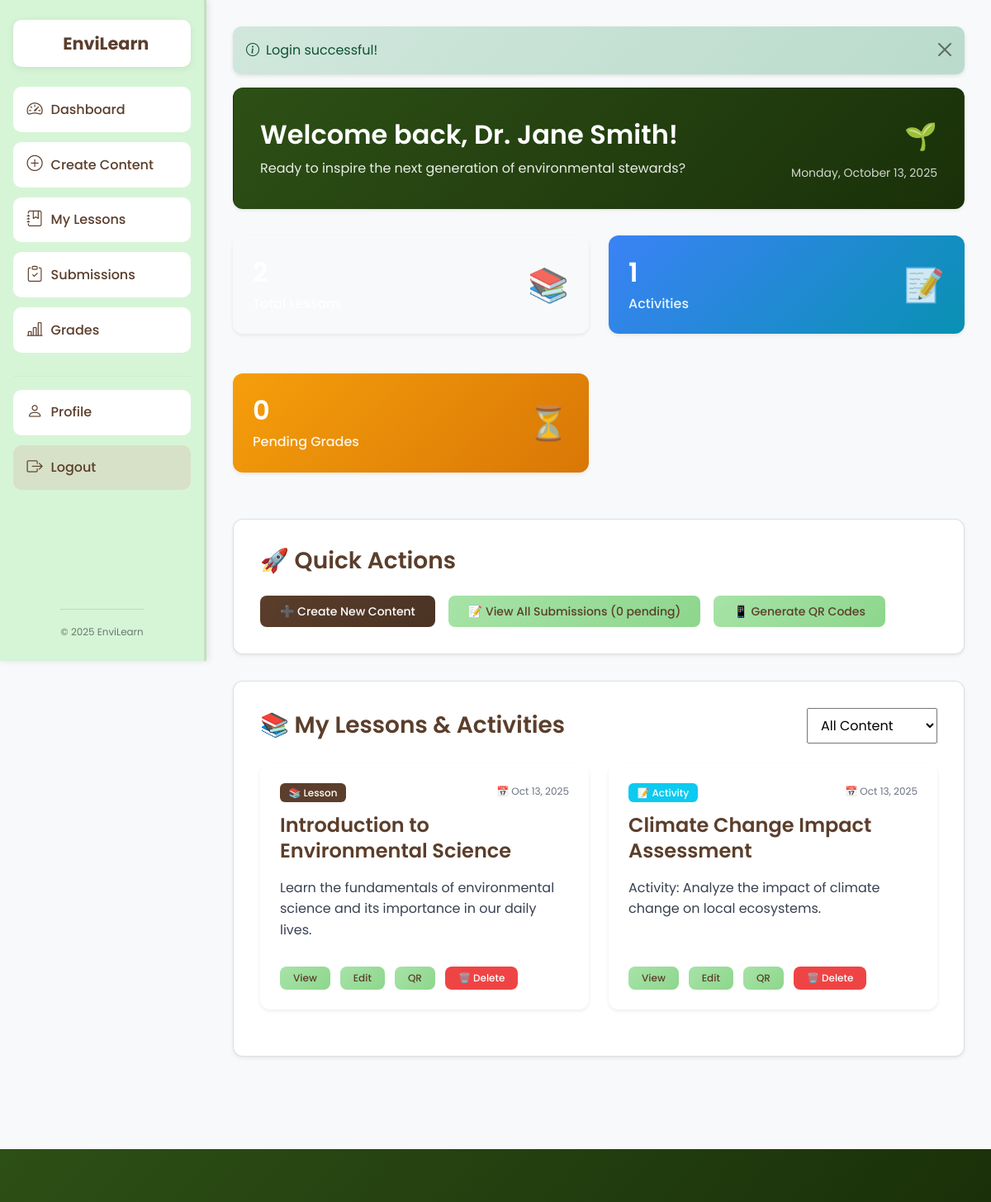
Screenshot of /index.php?page=teacher_dashboard (signed in) with the database file from the repository.
### tables this page shows
CREATE TABLE IF NOT EXISTS `lessons` (
  `id` int(11) NOT NULL AUTO_INCREMENT,
  `title` varchar(200) NOT NULL,
  `description` text,
  `content` longtext,
  `teacher_id` int(11) NOT NULL,
  `is_activity` tinyint(1) NOT NULL DEFAULT 0,
  `status` enum('draft','published','archived') NOT NULL DEFAULT 'draft',
  `due_date` timestamp NULL DEFAULT NULL,
  `max_points` int(11) DEFAULT 100,
  `created_at` timestamp NOT NULL DEFAULT CURRENT_TIMESTAMP,
  `updated_at` timestamp NOT NULL DEFAULT CURRENT_TIMESTAMP ON UPDATE CURRENT_TIMESTAMP,
  PRIMARY KEY (`id`),
  KEY `idx_teacher_id` (`teacher_id`),
  KEY `idx_status` (`status`),
  KEY `idx_is_activity` (`is_activity`),
  KEY `idx_created_at` (`created_at`),
  CONSTRAINT `fk_lessons_teacher` FOREIGN KEY (`teacher_id`) REFERENCES `users` (`id`) ON DELETE CASCADE
);

### includes/auth.php (called while the page is built, shortened)
<?php
function user() {
    return $_SESSION['user'] ?? null;
}
?>

### templates/teacher/dashboard.php (the view, shortened to what this page needs)
<?php
include __DIR__.'/../common/header.php';
$me = user();
$stmt = $pdo->prepare('
    SELECT l.*,
           COUNT(DISTINCT s.student_id) as total_submissions,
           AVG(s.grade) as average_grade,
           COUNT(DISTINCT CASE WHEN s.status = "submitted" THEN s.id END) as pending_grades
    FROM lessons l
    LEFT JOIN submissions s ON l.id = s.lesson_id
    WHERE l.teacher_id = ?
    GROUP BY l.id
    ORDER BY l.created_at DESC
');
$stmt->execute([$me['id']]);
$lessons = $stmt->fetchAll();
$totalLessons = count($lessons);
$totalActivities = count(array_filter($lessons, function($l) { return $l['is_activity']; }));
$pendingGrades = array_sum(array_column($lessons, 'pending_grades'));
?>
<div class="box" style="background: linear-gradient(135deg, var(--primary-green), var(--primary-dark));">
    <div style="display: flex; align-items: center; justify-content: space-between; flex-wrap: wrap; gap: var(--space-4);">
        <div>
            <h2 style="color: white; margin-bottom: var(--space-2);">
                Welcome back, <?php echo htmlspecialchars($me['name']); ?>!
            </h2>
            <p style="color: rgba(255, 255, 255, 0.9); margin-bottom: 0;">
                Ready to inspire the next generation of environmental stewards?
            </p>
        </div>
        <div style="text-align: right;">
            <div style="font-size: 2rem; margin-bottom: var(--space-2);">🌱</div>
            <div style="font-size: 0.875rem; color: rgba(255,255,255,0.8);">
                <?php echo date('l, F j, Y'); ?>
            </div>
        </div>
    </div>
</div>
<div class="grid" style="margin-bottom: var(--space-8);">
    <div class="card" style="background: linear-gradient(135deg, var(--primary-light)); color: white; border: none;">
        <div style="display: flex; align-items: center; justify-content: space-between;">
            <div>
                <h3 style="color: white; font-size: 2rem; margin-bottom: var(--space-1);"><?php echo $totalLessons; ?></h3>
                <p style="color: rgba(255, 255, 255, 0.9); margin: 0; font-weight: 500;">Total Lessons</p>
            </div>
            <div style="font-size: 2.5rem; opacity: 0.8;">📚</div>
        </div>
    </div>
    <div class="card" style="background: linear-gradient(135deg, var(--info), #0891b2); color: white; border: none;">
        <div style="display: flex; align-items: center; justify-content: space-between;">
            <div>
                <h3 style="color: white; font-size: 2rem; margin-bottom: var(--space-1);"><?php echo $totalActivities; ?></h3>
                <p style="color: rgba(255,255,255,0.9); margin: 0; font-weight: 500;">Activities</p>
            </div>
            <div style="font-size: 2.5rem; opacity: 0.8;">📝</div>
        </div>
    </div>
    <div class="card" style="background: linear-gradient(135deg, var(--warning), #d97706); color: white; border: none;">
        <div style="display: flex; align-items: center; justify-content: space-between;">
            <div>
                <h3 style="color: white; font-size: 2rem; margin-bottom: var(--space-1);"><?php echo $pendingGrades; ?></h3>
                <p style="color: rgba(255,255,255,0.9); margin: 0; font-weight: 500;">Pending Grades</p>
            </div>
            <div style="font-size: 2.5rem; opacity: 0.8;">⏳</div>
        </div>
    </div>
</div>
<div class="box" style="margin-bottom: var(--space-8);">
    <h3 style="margin-bottom: var(--space-6);">🚀 Quick Actions</h3>
    <div style="display: flex; gap: var(--space-4); flex-wrap: wrap;">
        <a href="index.php?page=teacher_create" class="btn btn-primary">
            ➕ Create New Content
        </a>
        <a href="index.php?page=teacher_submissions" class="btn btn-secondary">
            📝 View All Submissions (<?php echo $pendingGrades; ?> pending)
        </a>
        <?php if ($totalLessons > 0): ?>
            <button onclick="generateAllQRCodes(this)" class="btn btn-secondary">
                📱 Generate QR Codes
            </button>
        <?php endif; ?>
    </div>
</div>
<div class="box">
    <div style="display: flex; justify-content: space-between; align-items: center; margin-bottom: var(--space-6); flex-wrap: wrap; gap: var(--space-4);">
        <h3 style="margin: 0;">📚 My Lessons & Activities</h3>
        <div style="display: flex; gap: var(--space-3); align-items: center;">
            <select id="filterType" onchange="filterLessons()" style="width: auto; padding: var(--space-2) var(--space-3);">
                <option value="all">All Content</option>
            </select>
        </div>
    </div>
    <?php if (empty($lessons)): ?>
        <div style="text-align: center; padding: var(--space-12); color: var(--gray-500);">
            <div style="font-size: 4rem; margin-bottom: var(--space-4);">📚</div>
            <h4 style="color: var(--gray-600);">No content created yet</h4>
            <p style="margin-bottom: var(--space-6);">Start creating engaging lessons and activities for your students!</p>
            <a href="index.php?page=teacher_create" class="btn btn-primary">
                ➕ Create Your First Content
            </a>
        </div>
    <?php else: ?>
        <div class="grid" id="lessonsGrid">
            <?php foreach($lessons as $l):
                $lessonUrl = 'http://'.$_SERVER['HTTP_HOST'].'/public/index.php?page=view_lesson&id='.$l['id'];
            ?>
            <div class="card lesson-card" data-type="<?php echo $l['is_activity'] ? 'activity' : 'lesson'; ?>">
                <div style="display: flex; justify-content: space-between; align-items: start; margin-bottom: var(--space-3);">
                    <span class="badge badge-<?php echo $l['is_activity'] ? 'info' : 'primary'; ?>">
                        <?php echo $l['is_activity'] ? '📝 Activity' : '📚 Lesson'; ?>
                    </span>
                    <div style="font-size: 0.75rem; color: var(--gray-500);">
                        📅 <?php echo date('M j, Y', strtotime($l['created_at'])); ?>
                    </div>
                </div>
                <h4><?php echo htmlspecialchars($l['title']); ?></h4>
                <p><?php echo nl2br(htmlspecialchars(substr($l['description'], 0, 150))); ?>
                </p>
                <div class="card-actions">
                    <a href="index.php?page=view_lesson&id=<?php echo $l['id']; ?>" class="btn btn-sm btn-secondary">
                        View
                    </a>
                    <a href="index.php?page=teacher_edit&id=<?php echo $l['id']; ?>" class="btn btn-sm btn-secondary">
                        Edit
                    </a>
                    <button onclick="showQR('<?php echo $lessonUrl; ?>', '<?php echo htmlspecialchars($l['title']); ?>')"
                            class="btn btn-sm btn-secondary">
                        QR
                    </button>
                    <a href="index.php?page=teacher_delete&id=<?php echo $l['id']; ?>"
                       onclick="return confirm('Are you sure you want to delete this <?php echo $l['is_activity'] ? 'activity' : 'lesson'; ?>? This action cannot be undone.')"
                       class="btn btn-sm btn-error">
                        🗑️ Delete
                    </a>
                </div>
            </div>
            <?php endforeach; ?>
        </div>
    <?php endif; ?>
</div>
<?php include __DIR__.'/../common/footer.php'; ?>

### assets/css/modern-lms.css (style rules this page uses)
:root { --primary-green: #2d5016; --primary-light: #4a7c23; --primary-dark: #1a3009; --secondary-green: #6b8e23; --accent-green: #8fbc8f; --light-green: #d6f5d6; --cream: #f5f5dc; --eco-cream: #faf8f3; --success: #22c55e; --info: #3b82f6; --warning: #f59e0b; --error: #ef4444; --primary-blue: #2563eb; --white: #ffffff; --gray-50: #f9fafb; --gray-100: #f3f4f6; --gray-200: #e5e7eb; --gray-300: #d1d5db; --gray-400: #9ca3af; --gray-500: #6b7280; --gray-600: #4b5563; --gray-700: #374151; --gray-800: #1f2937; --gray-900: #111827; --gray-dark: #2d3748; --space-1: 0.25rem; --space-2: 0.5rem; --space-3: 0.75rem; --space-4: 1rem; --space-5: 1.25rem; --space-6: 1.5rem; --space-8: 2rem; --space-10: 2.5rem; --space-12: 3rem; --radius-sm: 0.25rem; --radius: 0.5rem; --radius-lg: 0.75rem; --radius-xl: 1rem; --border-radius: 0.5rem; --shadow-sm: 0 1px 2px 0 rgba(0, 0, 0, 0.05); --shadow: 0 1px 3px 0 rgba(0, 0, 0, 0.1), 0 1px 2px 0 rgba(0, 0, 0, 0.06); --shadow-md: 0 4px 6px -1px rgba(0, 0, 0, 0.1), 0 2px 4px -1px rgba(0, 0, 0, 0.06); --shadow-lg: 0 10px 15px -3px rgba(0, 0, 0, 0.1), 0 4px 6px -2px rgba(0, 0, 0, 0.05); }
* { box-sizing: border-box; }
body { font-family: 'Poppins', 'Inter', -apple-system, BlinkMacSystemFont, sans-serif; line-height: 1.6; color: var(--gray-800); background-color: var(--light-bg); margin: 0; padding: 0; }
h1, h2, h3, h4, h5, h6 { color: var(--primary-green); font-weight: 600; line-height: 1.3; margin-bottom: var(--space-4); }
h2 { font-size: 2rem; }
h3 { font-size: 1.75rem; }
h4 { font-size: 1.5rem; }
p { margin-bottom: var(--space-4); color: var(--gray-700); }
.box { background: var(--white); border-radius: var(--radius-xl); padding: var(--space-8); box-shadow: var(--shadow); margin-bottom: var(--space-8); }
.card { background: var(--white); border-radius: var(--radius-lg); padding: var(--space-6); box-shadow: var(--shadow); border: none; transition: all 0.3s ease; display: flex; flex-direction: column; }
.grid { display: grid; grid-template-columns: repeat(auto-fit, minmax(300px, 1fr)); gap: var(--space-6); }
.btn { display: inline-flex; align-items: center; gap: var(--space-2); padding: var(--space-3) var(--space-6); border-radius: var(--radius); font-weight: 500; text-decoration: none; border: none; cursor: pointer; transition: all 0.3s ease; font-size: 0.875rem; line-height: 1; }
.btn-primary { background: var(--primary-green); color: var(--white); }
.btn-secondary { background: var(--gray-200); color: var(--gray-800); }
.btn-error { background: var(--error); color: var(--white); }
.btn-sm { padding: var(--space-2) var(--space-4); font-size: 0.75rem; }
.badge { display: inline-flex; align-items: center; padding: var(--space-1) var(--space-3); border-radius: var(--radius); font-size: 0.75rem; font-weight: 500; line-height: 1; }
.badge-primary { background: var(--primary-green); color: var(--white); }
.badge-info { background: var(--info); color: var(--white); }
.card-actions { display: flex; gap: var(--space-3); margin-top: auto; padding-top: var(--space-4); flex-wrap: wrap; }

### assets/css/sidebar.css (style rules this page uses)
body { font-family: 'Poppins', sans-serif; background-color: #f8f9fa; margin: 0; }
.card { border: none; border-radius: 12px; box-shadow: 0 0.125rem 0.25rem rgba(0, 0, 0, 0.075); background: white; margin-bottom: 1.5rem; transition: all 0.3s ease; }
.box { background: white; border-radius: 12px; padding: 2rem; margin-bottom: 2rem; box-shadow: 0 0.125rem 0.25rem rgba(0, 0, 0, 0.075); border: 1px solid rgba(0, 0, 0, 0.125); }
h1, h2, h3, h4, h5, h6 { color: #5b3e2b; font-weight: 600; }
.btn { border-radius: 8px; font-weight: 500; transition: all 0.3s ease; border: none; }
.btn-primary { background: linear-gradient(135deg, #5b3e2b, #4a3324); border-color: #5b3e2b; }
.btn-secondary { background: linear-gradient(135deg, #a7e3a7, #8dd68d); border-color: #a7e3a7; color: #5b3e2b; }
.badge { border-radius: 6px; font-weight: 500; padding: 0.35rem 0.65rem; }
.badge-primary { background: #5b3e2b; }
.badge-info { background: #0dcaf0; }

### rows the page displays
lessons: is_activity "📚 Lesson", created_at "Oct 13, 2025", title "Introduction to Environmental Science", description "Learn the fundamentals of environmental science and its importance in our daily lives."
lessons: is_activity "📝 Activity", created_at "Oct 13, 2025", title "Climate Change Impact Assessment", description "Activity: Analyze the impact of climate change on local ecosystems."

### other values shown
$item['text'] "Dashboard"
$item['text'] "Create Content"
$item['text'] "My Lessons"
$item['text'] "Submissions"
$item['text'] "Grades"
$flash['message'] "Login successful!"
$me['name'] "Dr. Jane Smith"
$totalActivities "1"
$pendingGrades "0"
